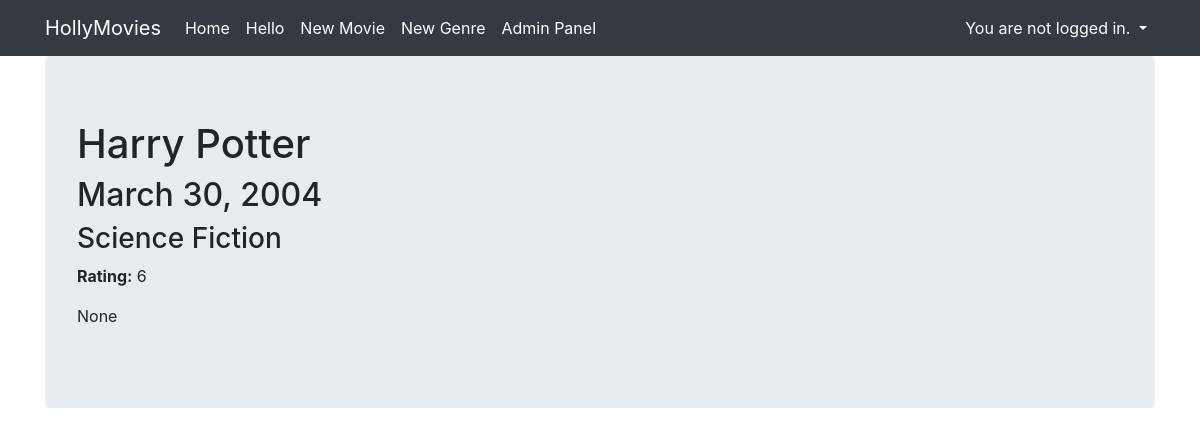
The page /movie/detail/2 on the database its author committed.
### viewer/models.py (models this page shows, shortened)
class Movie(Model):
  title = CharField(max_length=128)
  genre = ForeignKey(Genre, on_delete=DO_NOTHING)
  rating = IntegerField()
  released = DateField()
  description = TextField()
  created = DateTimeField(auto_now_add=True)

class Genre(Model):
  name=CharField(max_length=128)
  def __str__(self):
    return self.name

### viewer/views.py (the view)
# urls.py: path('movie/detail/<pk>', MovieDetailView.as_view(), name='movie_detail'),
class MovieDetailView(DetailView):
    template_name = 'viewer/movie_detail.html'
    model = Movie
    success_url = reverse_lazy('movies')

### viewer/templates/viewer/movie_detail.html
{% extends "viewer/base.html" %}
{% block content %}
<h1>{{ object.title }}</h1>
<h2>{{ object.released }}</h2>
<h3>{{ object.genre}}</h3>
<p><strong>Rating:</strong> {{ object.rating }}</p>
<p>{{ object.description }}</p>
{% endblock %}

### rows shown on the page
Movie: title "Harry Potter", released "March 30, 2004", genre "Science Fiction", rating "6", description "None"
